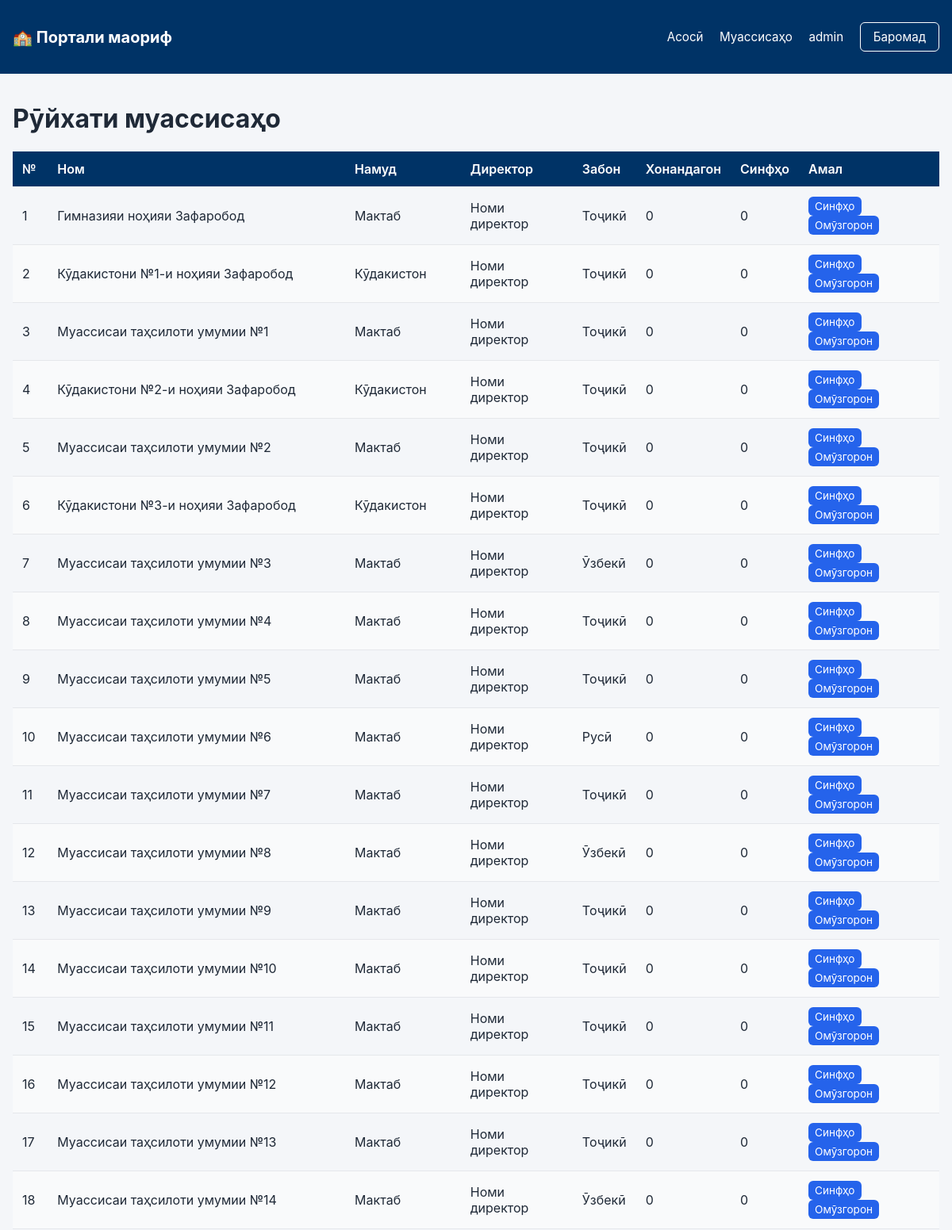
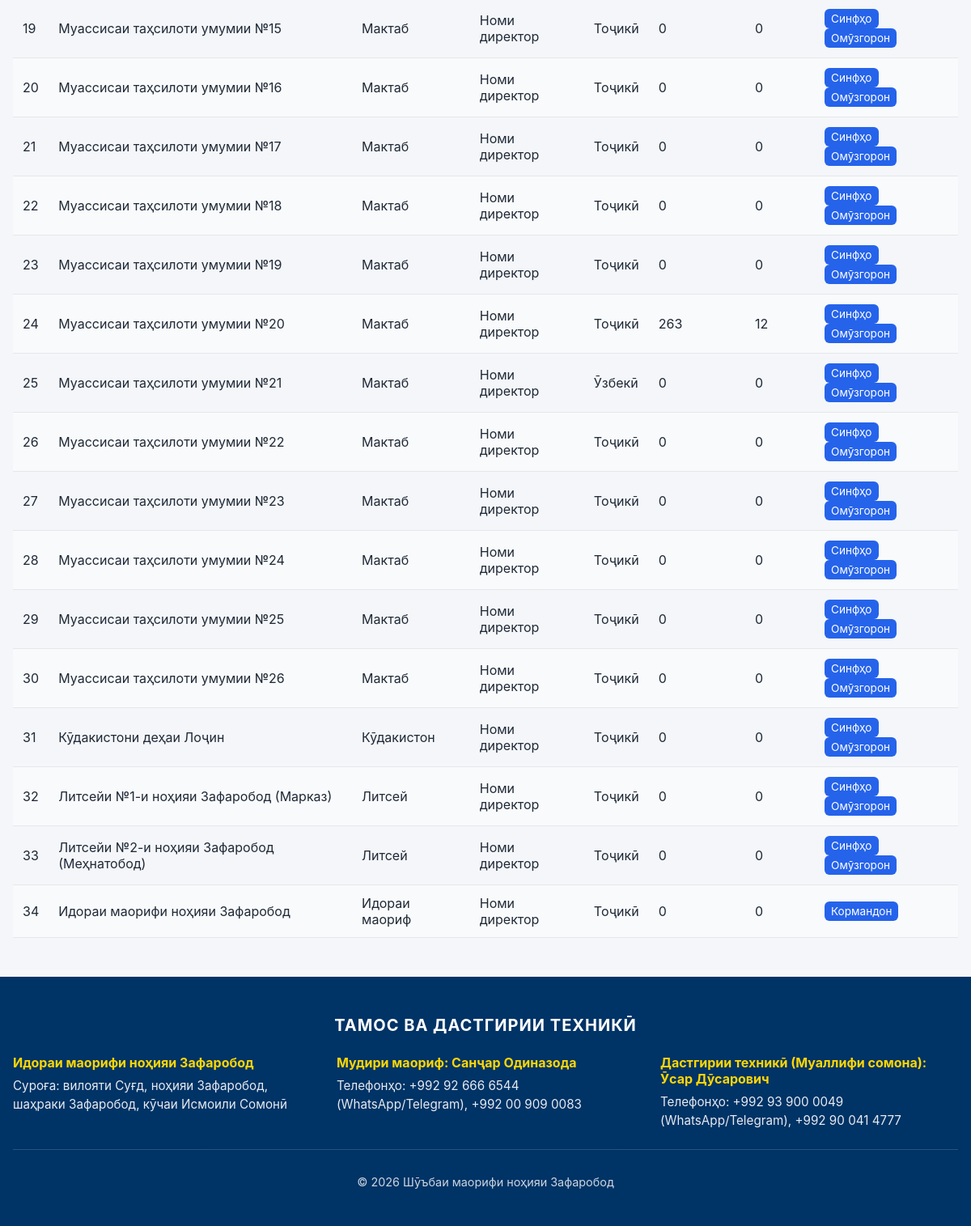
The page /schools/ (signed in) on the database its author committed (2 pictures, top to bottom).
### portal/models.py (models this page shows, shortened)
class School(models.Model):
    name = models.CharField('Номи муассиса', max_length=255, unique=True)
    director = models.CharField('Директор', max_length=255, blank=True)
    phone = models.CharField('Рақами телефон', max_length=50, blank=True)
    type = models.CharField('Намуд', max_length=50, choices=SCHOOL_TYPE_CHOICES, default='Мактаб')
    language = models.CharField('Забон', max_length=50, choices=LANGUAGE_CHOICES, default='Тоҷикӣ')
    class Meta:
        verbose_name = 'Муассисаи таълимӣ'
        verbose_name_plural = 'Муассисаҳои таълимӣ'
        ordering = ['name']
    @property
    def students_count(self):
        return Student.objects.filter(school=self).count()
    @property
    def classes_count(self):
        return Student.objects.filter(school=self).values('class_name').distinct().count()

### portal/views.py (the view)
# urls.py: path('schools/', views.school_list, name='school_list'),
@login_required
def school_list(request):
    role = get_user_role(request.user)
    if request.user.is_superuser or role == settings.ROLE_DIRECTOR:
        schools = School.objects.all()
    else:
        user_school = get_user_school(request.user)
        schools = School.objects.filter(id=user_school.id) if user_school else School.objects.none()
    def school_sort_key(school):
        name_lower = school.name.lower()
        type_lower = school.type.lower()
        if 'идор' in type_lower:
            group_priority = 4
        elif 'томактаб' in type_lower:
            group_priority = 3
        elif 'лит' in type_lower or 'лиц' in type_lower:
            group_priority = 2
        elif 'гимн' in name_lower:
            group_priority = 1
            return (group_priority, 0, school.name)
        else:
            group_priority = 1
        nums = re.findall(r'\d+', school.name)
        num = int(nums[0]) if nums else 999999
        return (group_priority, num, school.name)
    schools_list = list(schools)
    schools_list.sort(key=school_sort_key)
    return render(request, 'portal/school_list.html', {'schools': schools_list, 'role': role})

### portal/views.py (called while the page is built)
def get_user_role(user):
    if not user or user.is_anonymous:
        return settings.ROLE_TEACHER
    try:
        return user.userprofile.role
    except UserProfile.DoesNotExist:
        return settings.ROLE_TEACHER

### portal/templates/portal/school_list.html (shortened to what this page needs)
{% extends 'portal/base.html' %}
{% block content %}
<h1>Рӯйхати муассисаҳо</h1>
<table class="data-table">
    <thead>
        <tr><th>№</th><th>Ном</th><th>Намуд</th><th>Директор</th><th>Забон</th><th>Хонандагон</th><th>Синфҳо</th><th>Амал</th></tr>
    </thead>
    <tbody>
        {% for school in schools %}
        <tr>
            <td>{{ forloop.counter }}</td>
            <td>{{ school.name }}</td>
            <td>{{ school.type }}</td>
            <td>{{ school.director }}</td>
            <td>{{ school.language }}</td>
            <td>{{ school.students_count }}</td>
            <td>{{ school.classes_count }}</td>
            <td>
                {% if school.type == 'Идораи маориф' %}
                    <a href="{% url 'teacher_list' school.id %}" class="btn btn-primary btn-sm">Кормандон</a>
                {% elif school.type == 'Муассисаи давлатии таълимии томактабӣ' %}
                    <a href="{% url 'teacher_list' school.id %}" class="btn btn-primary btn-sm">Мураббиён</a>
                {% else %}
                    <a href="{% url 'class_list' school.id %}" class="btn btn-primary btn-sm">Синфҳо</a>
                    <a href="{% url 'teacher_list' school.id %}" class="btn btn-primary btn-sm">Омӯзгорон</a>
                {% endif %}
            </td>
        </tr>
        {% endfor %}
    </tbody>
</table>
{% endblock %}

### portal/static/portal/css/style.css (style rules this page uses)
* { box-sizing: border-box; }
body { font-family: -apple-system, BlinkMacSystemFont, "Segoe UI", Roboto, "Arial", sans-serif; margin: 0; padding: 0; background: #f4f6f9; color: #1f2937; }
.btn { display: inline-block; padding: 0.5rem 1rem; background: #2563eb; color: #fff; border: none; border-radius: 0.375rem; cursor: pointer; text-decoration: none; font-size: 0.95rem; transition: background 0.2s; }
.btn-sm { padding: 0.25rem 0.5rem; font-size: 0.85rem; }
.data-table { width: 100%; border-collapse: collapse; margin-top: 0.75rem; }
.data-table th, .data-table td { text-align: left; padding: 0.75rem; border-bottom: 1px solid #e5e7eb; }
.data-table th { background: #003366; color: #fff; font-weight: 600; }
.data-table tr:nth-child(even) { background: #f9fafb; }

### rows shown on the page
School: name "Гимназияи ноҳияи Зафаробод", type "Мактаб", director "Номи директор", language "Тоҷикӣ", students_count "0", classes_count "0", shows "Синфҳо"
School: name "Кӯдакистони №1-и ноҳияи Зафаробод", type "Кӯдакистон", director "Номи директор", language "Тоҷикӣ", students_count "0", classes_count "0", shows "Синфҳо"
School: name "Муассисаи таҳсилоти умумии №1", type "Мактаб", director "Номи директор", language "Тоҷикӣ", students_count "0", classes_count "0", shows "Синфҳо"
School: name "Кӯдакистони №2-и ноҳияи Зафаробод", type "Кӯдакистон", director "Номи директор", language "Тоҷикӣ", students_count "0", classes_count "0", shows "Синфҳо"
School: name "Муассисаи таҳсилоти умумии №2", type "Мактаб", director "Номи директор", language "Тоҷикӣ", students_count "0", classes_count "0", shows "Синфҳо"
School: name "Кӯдакистони №3-и ноҳияи Зафаробод", type "Кӯдакистон", director "Номи директор", language "Тоҷикӣ", students_count "0", classes_count "0", shows "Синфҳо"
School: name "Муассисаи таҳсилоти умумии №3", type "Мактаб", director "Номи директор", language "Ӯзбекӣ", students_count "0", classes_count "0", shows "Синфҳо"
School: name "Муассисаи таҳсилоти умумии №4", type "Мактаб", director "Номи директор", language "Тоҷикӣ", students_count "0", classes_count "0", shows "Синфҳо"
School: name "Муассисаи таҳсилоти умумии №5", type "Мактаб", director "Номи директор", language "Тоҷикӣ", students_count "0", classes_count "0", shows "Синфҳо"
School: name "Муассисаи таҳсилоти умумии №6", type "Мактаб", director "Номи директор", language "Русӣ", students_count "0", classes_count "0", shows "Синфҳо"
School: name "Муассисаи таҳсилоти умумии №7", type "Мактаб", director "Номи директор", language "Тоҷикӣ", students_count "0", classes_count "0", shows "Синфҳо"
School: name "Муассисаи таҳсилоти умумии №8", type "Мактаб", director "Номи директор", language "Ӯзбекӣ", students_count "0", classes_count "0", shows "Синфҳо"
School: name "Муассисаи таҳсилоти умумии №9", type "Мактаб", director "Номи директор", language "Тоҷикӣ", students_count "0", classes_count "0", shows "Синфҳо"
School: name "Муассисаи таҳсилоти умумии №10", type "Мактаб", director "Номи директор", language "Тоҷикӣ", students_count "0", classes_count "0", shows "Синфҳо"
School: name "Муассисаи таҳсилоти умумии №11", type "Мактаб", director "Номи директор", language "Тоҷикӣ", students_count "0", classes_count "0", shows "Синфҳо"
School: name "Муассисаи таҳсилоти умумии №12", type "Мактаб", director "Номи директор", language "Тоҷикӣ", students_count "0", classes_count "0", shows "Синфҳо"
School: name "Муассисаи таҳсилоти умумии №13", type "Мактаб", director "Номи директор", language "Тоҷикӣ", students_count "0", classes_count "0", shows "Синфҳо"
School: name "Муассисаи таҳсилоти умумии №14", type "Мактаб", director "Номи директор", language "Ӯзбекӣ", students_count "0", classes_count "0", shows "Синфҳо"
School: name "Муассисаи таҳсилоти умумии №15", type "Мактаб", director "Номи директор", language "Тоҷикӣ", students_count "0", classes_count "0", shows "Синфҳо"
School: name "Муассисаи таҳсилоти умумии №16", type "Мактаб", director "Номи директор", language "Тоҷикӣ", students_count "0", classes_count "0", shows "Синфҳо"
School: name "Муассисаи таҳсилоти умумии №17", type "Мактаб", director "Номи директор", language "Тоҷикӣ", students_count "0", classes_count "0", shows "Синфҳо"
School: name "Муассисаи таҳсилоти умумии №18", type "Мактаб", director "Номи директор", language "Тоҷикӣ", students_count "0", classes_count "0", shows "Синфҳо"
School: name "Муассисаи таҳсилоти умумии №19", type "Мактаб", director "Номи директор", language "Тоҷикӣ", students_count "0", classes_count "0", shows "Синфҳо"
School: name "Муассисаи таҳсилоти умумии №20", type "Мактаб", director "Номи директор", language "Тоҷикӣ", students_count "263", classes_count "12", shows "Синфҳо"
School: name "Муассисаи таҳсилоти умумии №21", type "Мактаб", director "Номи директор", language "Ӯзбекӣ", students_count "0", classes_count "0", shows "Синфҳо"
School: name "Муассисаи таҳсилоти умумии №22", type "Мактаб", director "Номи директор", language "Тоҷикӣ", students_count "0", classes_count "0", shows "Синфҳо"
School: name "Муассисаи таҳсилоти умумии №23", type "Мактаб", director "Номи директор", language "Тоҷикӣ", students_count "0", classes_count "0", shows "Синфҳо"
School: name "Муассисаи таҳсилоти умумии №24", type "Мактаб", director "Номи директор", language "Тоҷикӣ", students_count "0", classes_count "0", shows "Синфҳо"
School: name "Муассисаи таҳсилоти умумии №25", type "Мактаб", director "Номи директор", language "Тоҷикӣ", students_count "0", classes_count "0", shows "Синфҳо"
School: name "Муассисаи таҳсилоти умумии №26", type "Мактаб", director "Номи директор", language "Тоҷикӣ", students_count "0", classes_count "0", shows "Синфҳо"
School: name "Кӯдакистони деҳаи Лоҷин", type "Кӯдакистон", director "Номи директор", language "Тоҷикӣ", students_count "0", classes_count "0", shows "Синфҳо"
School: name "Литсейи №1-и ноҳияи Зафаробод (Марказ)", type "Литсей", director "Номи директор", language "Тоҷикӣ", students_count "0", classes_count "0", shows "Синфҳо"
School: name "Литсейи №2-и ноҳияи Зафаробод (Меҳнатобод)", type "Литсей", director "Номи директор", language "Тоҷикӣ", students_count "0", classes_count "0", shows "Синфҳо"
School: name "Идораи маорифи ноҳияи Зафаробод", type "Идораи маориф", director "Номи директор", language "Тоҷикӣ", students_count "0", classes_count "0", shows "Кормандон"
